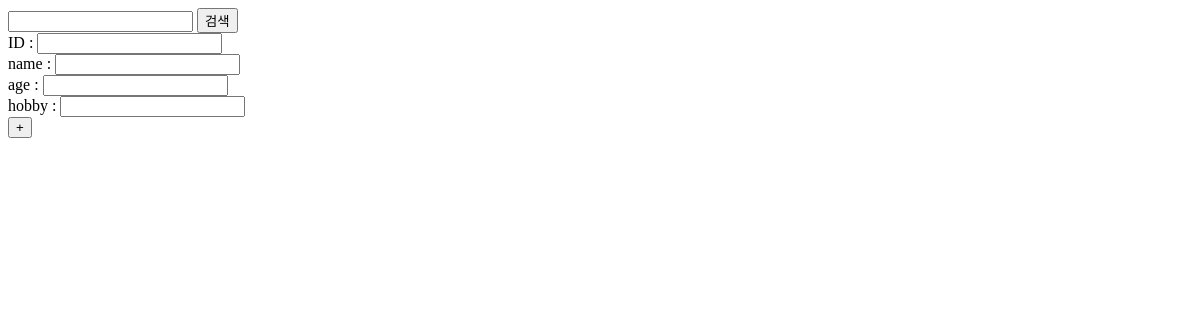
Before: /listuser with the older database file.
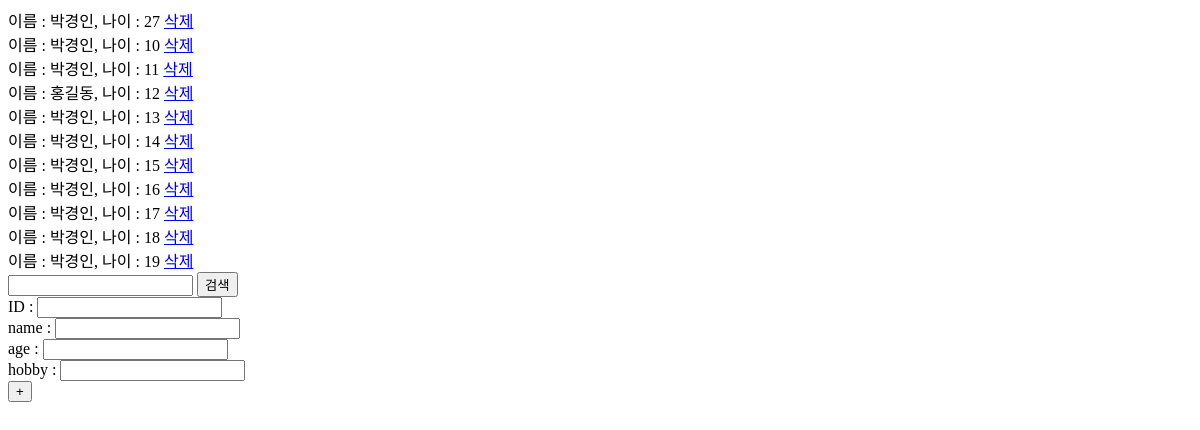
After: the same page with the newer database file.
### myapp/models.py (models this page shows, shortened)
class User(models.Model):
    userid = models.CharField(max_length=10, primary_key=True)
    name = models.CharField(max_length=10)
    age = models.IntegerField()
    hobby = models.CharField(max_length=20)

### myapp/views.py (the view)
# urls.py: path('listuser', views.list_user),
def list_user(request):
    if request.method == 'GET':
        q = request.GET.get('q', '')
        userid = request.GET.get('userid', '')
        if q == '':
            users = User.objects.all()
        else:
            users = User.objects.filter(name__icontains=q)
        if userid == '':
            users = User.objects.all()
        else:
            User.objects.get(userid=userid).delete()
            return redirect('/listuser')
        return render(request, 'template2.html', {"users": users})
    else:
        keys = ['userid', 'name', 'age', 'hobby']
        User(**{key: request.POST[key] for key in keys}).save()
        return redirect('/listuser')

### utils/context_processors.py (called while the page is built)
def url_params(request):
    return {'url_params': request.resolver_match.kwargs}

def categories(request):
    return {'categories': settings.CATEGORIES}

### templates/template2.html (shortened to what this page needs)
<!DOCTYPE html>
<html lang="en">
<head>
</head>
<body>
{% for user in users %}
    이름 : {{user.name}}, 나이 : {{user.age}}
    <a href="listuser?userid={{user.userid}}">삭제</a> <br>
{% endfor %}
<form action="">
    <input name="q">
    <button type="submit">검색</button>
</form>
<form action="" method="post">
    ID : <input name="userid"><br>
    name : <input name="name"><br>
    age : <input name="age"><br>
    hobby : <input name="hobby"><br>
    <button type="submit">+</button>
</form>
</body>
</html>

Changed rows visible on the page:
added User: name "박경인", age "27"
added User: name "박경인", age "10"
added User: name "박경인", age "11"
added User: name "홍길동", age "12"
added User: name "박경인", age "13"
added User: name "박경인", age "14"
added User: name "박경인", age "15"
added User: name "박경인", age "16"
added User: name "박경인", age "17"
added User: name "박경인", age "18"
added User: name "박경인", age "19"
